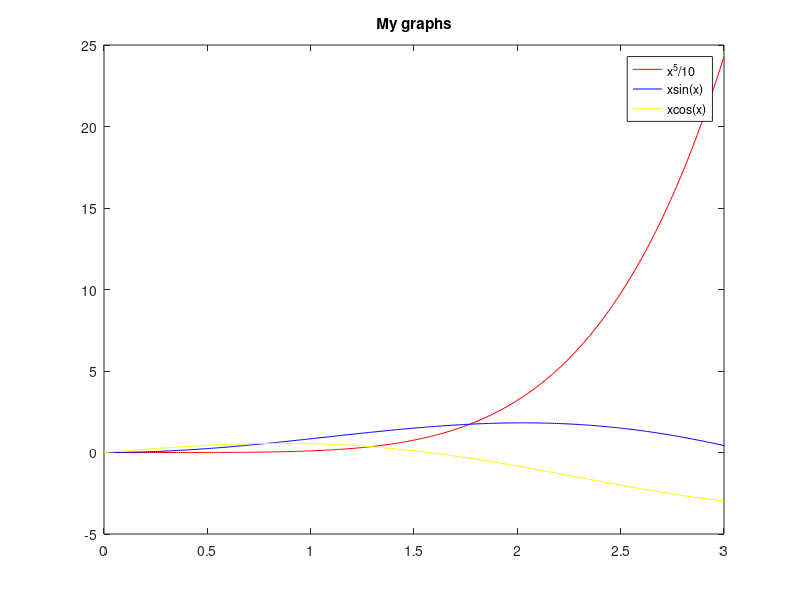
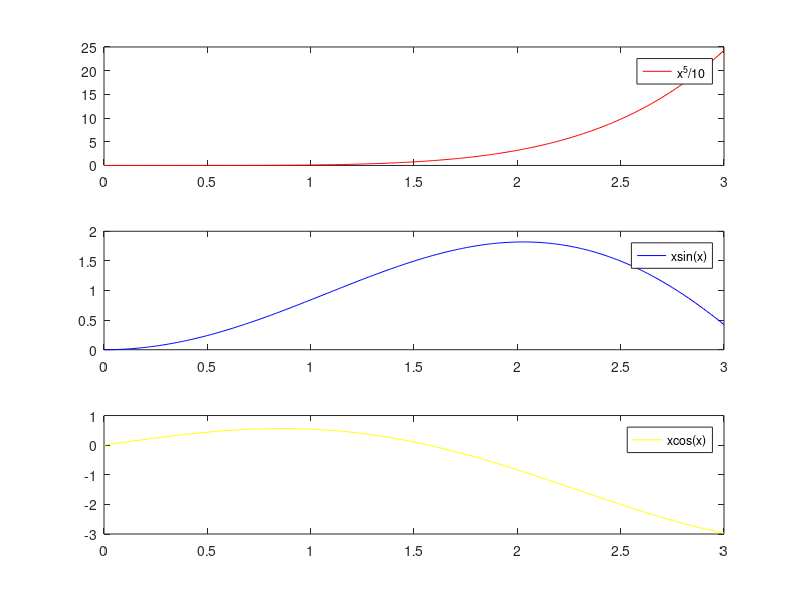

MATLAB code for these plots, in order:
printf("Exercise 1.\n");
A = [1 0 -2 ; 2 1 3 ; 0 1 0];
B = [2 1 1 ; 1 0 -1; 1 1 0];
C = A - B
D = A*B
E = A.*B
printf("Exercise 2.\n");

x = 0:0.01:3;

y1 = x.^5/10;
y2 = x.*sin(x);
y3 = x.*cos(x);

plot(x, y1, "r", x, y2, "b", x, y3, "y");
title("My graphs");
legend("x^5/10", "xsin(x)", "xcos(x)");

figure;

subplot(3, 1, 1);
plot(x, y1, "r");
legend("x^5/10");

subplot(3, 1, 2);
plot(x, y2, "b");
legend("xsin(x)");

subplot(3, 1, 3);
plot(x, y3, "y");
legend("xcos(x)");
